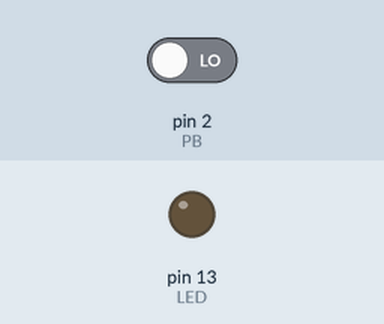
A sketch run on a simulated Arduino Uno, built with avr-gcc and run on an emulated ATmega328P. On the bench: output pins drawn as LEDs (lit = HIGH). Inputs (shaded band) come from the test bench; at power-on: pin 2 (PB) LOW.

Above: at 1.2 s.
1.3 s: pin 2 (PB) driven HIGH
At 1.6 s:
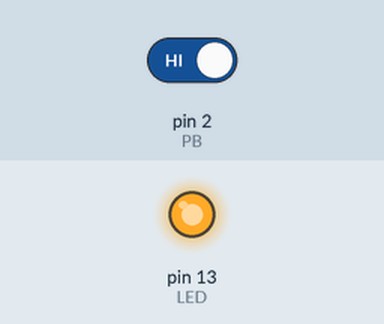
2.8 s: pin 2 (PB) driven LOW
At 4.0 s:
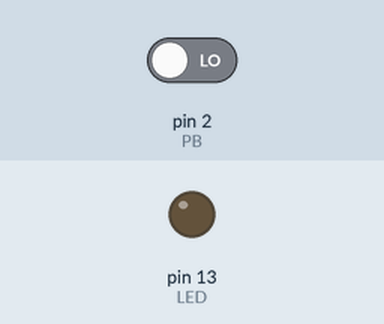
Timing chart, 0 to 5.8 s (numbered marks = the images above; inputs shaded):
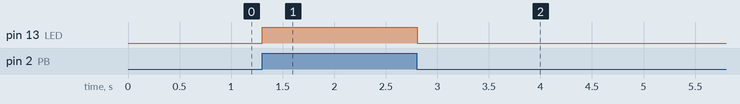

The sketch:

LedPushButton.ino
```cpp
const int LED = 13;
const int PB = 2;

int buttonState;

void setup() {
    pinMode(LED, OUTPUT);
    pinMode(PB, INPUT);
}

void loop() {
  // put your main code here, to run repeatedly:
  buttonState = digitalRead(PB);
  if (buttonState == HIGH) {
    // turn LED on:
    digitalWrite(LED, HIGH);
  }
  else {
    // turn LED off:
    digitalWrite(LED, LOW);
  }
  delay(10);
}
```

Measured:
- after the input at 1.3 s, pin 13 (LED): LOW → HIGH at once
- after the input at 2.8 s, pin 13 (LED): HIGH → LOW at once
